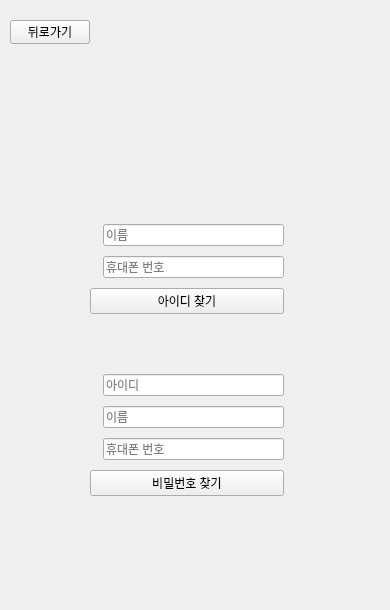
   <widget class="QWidget" name="page_4">
    <widget class="QWidget" name="layoutWidget_4">
     <property name="geometry">
      <rect>
       <x>90</x>
       <y>220</y>
       <width>194</width>
       <height>98</height>
      </rect>
     </property>
     <layout class="QVBoxLayout" name="verticalLayout_6">
      <item>
       <layout class="QHBoxLayout" name="horizontalLayout_14">
        <item>
         <widget class="QLabel" name="label_findIdName">
          <property name="text">
           <string/>
          </property>
         </widget>
        </item>
        <item>
         <widget class="QLineEdit" name="lineEdit_findIdName">
          <property name="placeholderText">
           <string>이름</string>
          </property>
         </widget>
        </item>
       </layout>
      </item>
      <item>
       <layout class="QHBoxLayout" name="horizontalLayout_15">
        <item>
         <widget class="QLabel" name="label_findIdPhone">
          <property name="text">
           <string/>
          </property>
         </widget>
        </item>
        <item>
         <widget class="QLineEdit" name="lineEdit_findIdPhone">
          <property name="placeholderText">
           <string>휴대폰 번호</string>
          </property>
         </widget>
        </item>
       </layout>
      </item>
      <item>
       <widget class="QPushButton" name="pushButton_findId">
        <property name="text">
         <string>아이디 찾기</string>
        </property>
       </widget>
      </item>
     </layout>
    </widget>
    <widget class="QWidget" name="layoutWidget_5">
     <property name="geometry">
      <rect>
       <x>90</x>
       <y>370</y>
       <width>194</width>
       <height>131</height>
      </rect>
     </property>
     <layout class="QVBoxLayout" name="verticalLayout_7">
      <item>
       <layout class="QHBoxLayout" name="horizontalLayout_16">
        <item>
         <widget class="QLabel" name="label_findPwId">
          <property name="text">
           <string/>
          </property>
         </widget>
        </item>
        <item>
         <widget class="QLineEdit" name="lineEdit_findPwId">
          <property name="placeholderText">
           <string>아이디</string>
          </property>
         </widget>
        </item>
       </layout>
      </item>
      <item>
       <layout class="QHBoxLayout" name="horizontalLayout_20">
        <item>
         <widget class="QLabel" name="label_findPwName">
          <property name="text">
           <string/>
          </property>
         </widget>
        </item>
        <item>
         <widget class="QLineEdit" name="lineEdit_findPwName">
          <property name="placeholderText">
           <string>이름</string>
          </property>
         </widget>
        </item>
       </layout>
      </item>
      <item>
       <layout class="QHBoxLayout" name="horizontalLayout_21">
        <item>
         <widget class="QLabel" name="label_findPwPhone">
          <property name="text">
           <string/>
          </property>
         </widget>
        </item>
        <item>
         <widget class="QLineEdit" name="lineEdit_findPwPhone">
          <property name="placeholderText">
           <string>휴대폰 번호</string>
          </property>
         </widget>
        </item>
       </layout>
      </item>
      <item>
       <widget class="QPushButton" name="pushButton_findPw">
        <property name="text">
         <string>비밀번호 찾기</string>
        </property>
       </widget>
      </item>
     </layout>
    </widget>
    <widget class="QPushButton" name="back_login_2">
     <property name="geometry">
      <rect>
       <x>10</x>
       <y>20</y>
       <width>80</width>
       <height>24</height>
      </rect>
     </property>
     <property name="text">
      <string>뒤로가기</string>
     </property>
    </widget>
    <widget class="QLabel" name="label_17">
     <property name="geometry">
      <rect>
       <x>0</x>
       <y>0</y>
       <width>381</width>
       <height>601</height>
      </rect>
     </property>
     <property name="text">
      <string/>
     </property>
     <property name="pixmap">
      <pixmap resource="resources.qrc">:/new/prefix1/resources/find-min.jpg</pixmap>
     </property>
     <property name="scaledContents">
      <bool>true</bool>
     </property>
    </widget>
    <zorder>label_17</zorder>
    <zorder>layoutWidget_4</zorder>
    <zorder>layoutWidget_5</zorder>
    <zorder>back_login_2</zorder>
   </widget>
